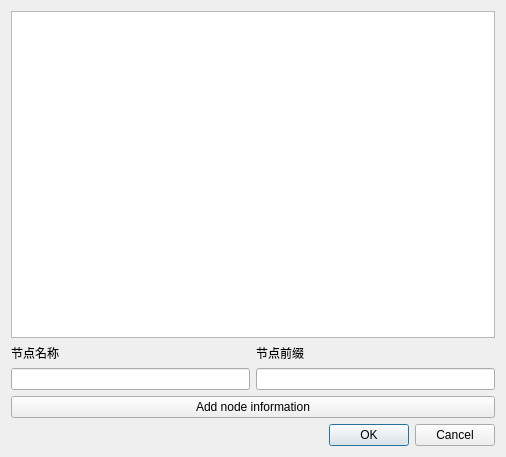
<?xml version="1.0" encoding="UTF-8"?>
<ui version="4.0">
 <class>CollectInformation</class>
 <widget class="QDialog" name="CollectInformation">
  <property name="geometry">
   <rect>
    <x>0</x>
    <y>0</y>
    <width>506</width>
    <height>457</height>
   </rect>
  </property>
  <property name="windowTitle">
   <string>CollectInformation</string>
  </property>
  <layout class="QVBoxLayout" name="verticalLayout">
   <item>
    <widget class="QTextBrowser" name="NodeInforDisplay"/>
   </item>
   <item>
    <layout class="QHBoxLayout" name="horizontalLayout_3">
     <item>
      <widget class="QLabel" name="label">
       <property name="text">
        <string>节点名称</string>
       </property>
      </widget>
     </item>
     <item>
      <widget class="QLabel" name="label_2">
       <property name="text">
        <string>节点前缀</string>
       </property>
      </widget>
     </item>
    </layout>
   </item>
   <item>
    <layout class="QHBoxLayout" name="horizontalLayout">
     <item>
      <widget class="QLineEdit" name="NodeName"/>
     </item>
     <item>
      <widget class="QLineEdit" name="NodePrefix"/>
     </item>
    </layout>
   </item>
   <item>
    <widget class="QPushButton" name="AddNodeInfor">
     <property name="text">
      <string>Add node information</string>
     </property>
    </widget>
   </item>
   <item>
    <widget class="QDialogButtonBox" name="ButtonBox">
     <property name="standardButtons">
      <set>QDialogButtonBox::Cancel|QDialogButtonBox::Ok</set>
     </property>
    </widget>
   </item>
  </layout>
 </widget>
 <layoutdefault spacing="6" margin="11"/>
 <resources/>
 <connections/>
</ui>
